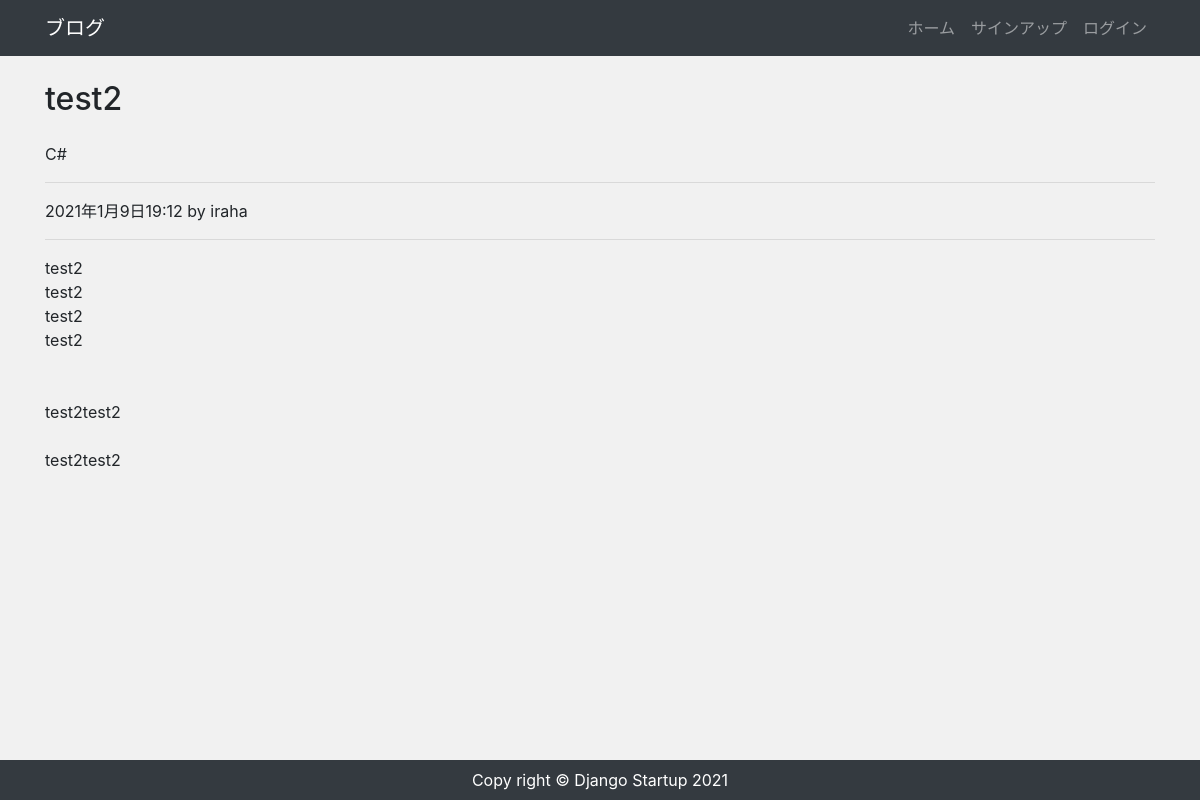
Screenshot of /post/7/ with the database file from the repository.
### app/models.py (models this page shows, shortened)
class Post(models.Model):
    author = models.ForeignKey(settings.AUTH_USER_MODEL, on_delete=models.CASCADE)
    category = models.ForeignKey(Category, verbose_name='カテゴリ', on_delete=models.PROTECT)
    title = models.CharField("タイトル", max_length=200)
    image = models.ImageField(upload_to='images', verbose_name='イメージ画像', null=True, blank=True)
    content = models.TextField("本文")
    created = models.DateTimeField("作成日", default=timezone.now)

class Category(models.Model):
    name = models.CharField('カテゴリ', max_length=100)
    def __str__(self):
        return self.name

### app/views.py (the view)
# urls.py: path('post/<int:pk>/', views.PostDetailView.as_view(), name='post_detail'),
class PostDetailView(View):
    def get(self, request, *args, **kwargs):
        post_data = Post.objects.get(id=self.kwargs['pk'])
        return render(request, 'app/post_detail.html', {
            'post_data': post_data
        })

### app/context_processors.py (called while the page is built)
def common(request):
    category_data = Category.objects.all()
    context = {
        'category_data': category_data
    }
    return context

### app/templates/app/post_detail.html (shortened to what this page needs)
{% extends "app/base.html" %}
{% block content %}
<h2 class="my-4">{{ post_data.title }}</h2>
<p>{{ post_data.category }}</p>
<hr>
<p>{{ post_data.created }} by {{ post_data.author }}</p>
<hr>
<p>{{ post_data.content|linebreaksbr }}</p>
{% endblock %}

### app/static/css/style.css (style rules this page uses)
* { margin: 0; padding: 0; box-sizing: border-box; }
body { background: #f1f1f1; display: flex; flex-flow: column; min-height: 100vh; }

### rows the page displays
Post: title "test2", category "C#", created "2021年1月9日19:12", author "iraha", content "test2 test2 test2 test2 test2test2 test2test2"
